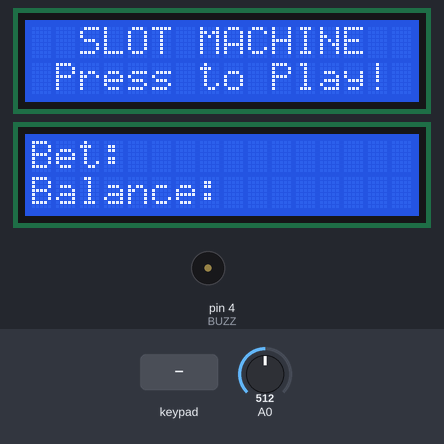
Bench run of a program on a simulated Arduino Uno, built with avr-gcc and run on an emulated ATmega328P. Shown: 2 × 16×2 character LCD, buzzer (waves = sounding). The inputs (shaded band) are chosen by the test bench; at power-on: A0 = 512. Random numbers use the default seed unless the program sets one.

Above: at 1.3 s.
1.4 s: key 'D' pressed
At 1.53 s:
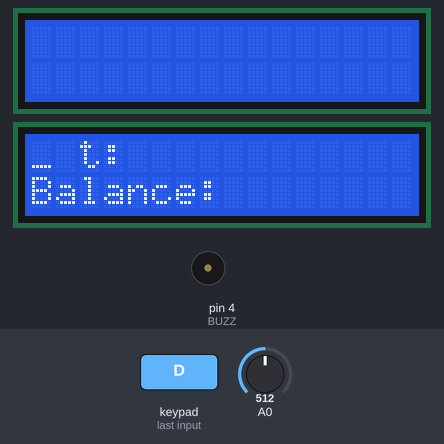
2.9 s: keypad keys 1 3 1 2 1 1 1 0 A pressed 0.4 s apart
At 4.75 s:
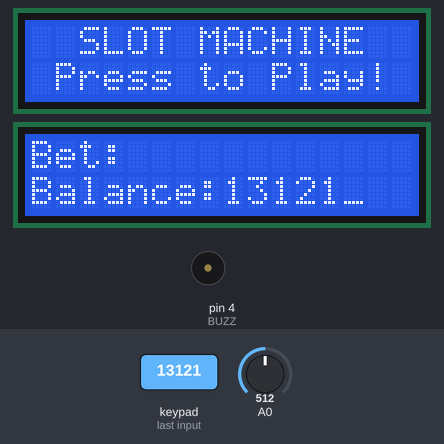
9.5 s: key '1' pressed
At 10.36 s:
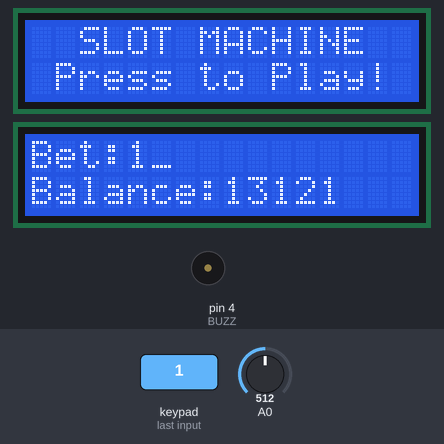
11.0 s: keypad keys 1 3 1 2 1 1 1 0 pressed 0.4 s apart
At 12.6 s:
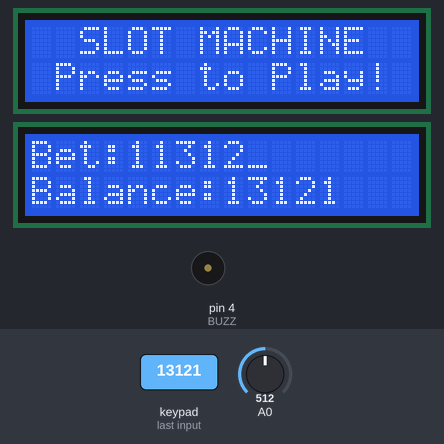
15.7 s: key 'C' pressed
17.2 s: keypad keys 1 3 1 2 1 1 1 0 * pressed 0.4 s apart
At 22.5 s:
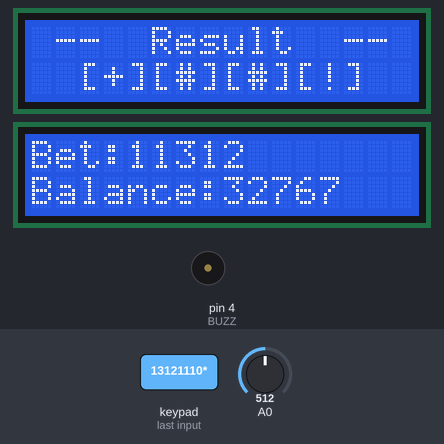
Timing chart, 0 to 23.3 s (numbered marks = the images above; inputs shaded):
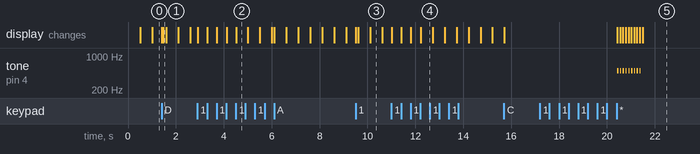

The program:

main.cpp
```cpp
#include <Arduino.h>
#include <Adafruit_LiquidCrystal.h>
#include <Keypad.h>

const int BUZZ = 4;

Adafruit_LiquidCrystal lcdRoulet(0);
Adafruit_LiquidCrystal lcdMoney(1);

const byte ROWS = 4;
const byte COLS = 4;

char keys[ROWS][COLS] = {
    {'1', '2', '3', 'A'},
    {'4', '5', '6', 'B'},
    {'7', '8', '9', 'C'},
    {'*', '0', '#', 'D'}};

byte rowPins[ROWS] = {13, 12, 11, 10};
byte colPins[COLS] = {9, 8, 7, 6};

Keypad keypad = Keypad(makeKeymap(keys), rowPins, colPins, ROWS, COLS);

bool gameOver = false;
int balance = 0;
int bet = 0;
char symbols[] = {'7', '$', '*', '#', '@', '!', '+'};
char r1, r2, r3, r4;

bool changeMode = true;
int cursorCol = 0;
int cursorRow = 0;

void setCursor(int col, int row)
{
  cursorCol = col;
  cursorRow = row;
  lcdMoney.setCursor(col, row);
}
void lcdPrint(String text)
{
  lcdMoney.print(text);
  cursorCol = cursorCol + text.length();
  if (cursorCol >= 16)
  {
    cursorCol = cursorCol - 16;
    cursorRow = cursorRow + 1;
  }
}
void showGameOver()
{
  gameOver = true;
  changeMode = false;
  setCursor(0, 0);
  lcdRoulet.clear();
  lcdRoulet.setCursor(0, 0);
  lcdRoulet.print("   GAME OVER!  ");
  lcdRoulet.setCursor(0, 1);
  lcdRoulet.print(" Press D Reset! ");
  lcdMoney.clear();
  lcdMoney.setCursor(0, 0);
  lcdMoney.print(" You are broke!");
  lcdMoney.setCursor(0, 1);
  lcdMoney.print(" Balance: $0.00 ");
}

void underlineFlick()
{
  static unsigned long lastFlick = 0;
  static bool underlineVisible = true;
  static bool lastChangeMode = false;
  static int lastCol = cursorCol;
  static int lastRow = cursorRow;

  if (lastCol != cursorCol || lastRow != cursorRow)
  {
    if (lastCol >= cursorCol)
    {
      lcdMoney.setCursor(lastCol, lastRow);
      lcdMoney.print(" ");
    }
    lastCol = cursorCol;
    lastRow = cursorRow;
    underlineVisible = true;
    lastFlick = 0;
  }

  if (changeMode && !lastChangeMode)
  {
    underlineVisible = true;
    lastFlick = 0;
  }
  lastChangeMode = changeMode;

  if (changeMode)
  {
    if (millis() - lastFlick >= 500)
    {
      lastFlick = millis();
      lcdMoney.setCursor(cursorCol, cursorRow);
      if (underlineVisible)
      {
        lcdMoney.print("_ ");
      }
      else
      {
        lcdMoney.print("  ");
      }
      lcdMoney.setCursor(cursorCol, cursorRow);
      underlineVisible = !underlineVisible;
    }
  }
  if (!changeMode)
  {
    lcdMoney.setCursor(cursorCol, cursorRow);
    lcdMoney.print(" ");
  }
}

void BalanceUpdate(int multiplier)
{
  long winnings = (long)bet * multiplier;
  long NewBalance = (long)balance + winnings;
  if (NewBalance <= 32767)
  {
    balance = NewBalance;
  }
  else
  {
    balance = 32767;
  }
  lcdMoney.setCursor(8, 1);
  lcdMoney.print("        ");
  lcdMoney.setCursor(8, 1);
  lcdMoney.print(balance);
  lcdMoney.setCursor(cursorCol, cursorRow);
}
void showWelcome()
{
  // Right lcd
  lcdRoulet.clear();
  lcdRoulet.setCursor(0, 0);
  lcdRoulet.print("  SLOT MACHINE  ");
  lcdRoulet.setCursor(0, 1);
  lcdRoulet.print(" Press to Play! ");
  // Left lcd
  lcdMoney.clear();
  setCursor(0, 0);
  lcdPrint("Bet:");
  setCursor(0, 1);
  lcdPrint("Balance:");
}
void resetGame()
{
  gameOver = false;
  balance = 0;
  bet = 0;
  changeMode = true;
  cursorCol = 0;
  cursorRow = 0;
  underlineFlick();
  setup();
}

void setup()
{
  // lcd
  lcdRoulet.begin(16, 2);
  lcdMoney.begin(16, 2);
  // piezo
  pinMode(BUZZ, OUTPUT);
  // Other
  randomSeed(analogRead(A0));
  showWelcome();
}
void spinReels()
{
  lcdRoulet.setCursor(0, 0);
  lcdRoulet.print(" -- Spinning -- ");
  for (int i = 0; i < 9; i++)
  {
    lcdRoulet.setCursor(0, 1);
    lcdRoulet.print("  [");
    r1 = symbols[random(0, 7)];
    lcdRoulet.print(r1);
    lcdRoulet.print("][");
    r2 = symbols[random(0, 7)];
    lcdRoulet.print(r2);
    lcdRoulet.print("][");
    r3 = symbols[random(0, 7)];
    lcdRoulet.print(r3);
    lcdRoulet.print("][");
    r4 = symbols[random(0, 7)];
    lcdRoulet.print(r4);
    lcdRoulet.print("]  ");
    tone(BUZZ, 500, 50);
    delay(100);
  }
  lcdRoulet.setCursor(0, 0);
  lcdRoulet.print(" --  Result  -- ");
}
void loop()
{
  char key = keypad.getKey();
  if (key)
  {
    if (gameOver)
    {
      if (key == 'D')
      {
        resetGame();
      }
      return;
    }
    switch (key)
    {
    case '*':
      if (!changeMode)
      {
        spinReels();
        if (r1 == r2 || r2 == r3 || r3 == r4)
        {
          if ((r1 == r2 && r2 == r3) || (r2 == r3 && r2 == r4))
          {
            if (r1 == r2 && r2 == r3 && r3 == r4)
            {
              for (int i = 0; i < 3; i++)
              {
                tone(BUZZ, 2000, 100);
              }
              BalanceUpdate(10);
            }
            else
            {
              tone(BUZZ, 1500, 100);
              BalanceUpdate(5);
            }
          }
          else
          {
            BalanceUpdate(2);
          }
        }
        else
        {
          balance -= bet;
          lcdMoney.setCursor(8, 1);
          lcdMoney.print("        ");
          lcdMoney.setCursor(8, 1);
          lcdMoney.print(balance);
          if (bet > balance)
          {
            bet = balance;
            lcdMoney.setCursor(4, 0);
            lcdMoney.print("          ");
            lcdMoney.setCursor(4, 0);
            lcdMoney.print(bet);
          }
          if (balance <= 0)
          {
            showGameOver();
          }
          lcdMoney.setCursor(cursorCol, cursorRow);
        }
      }
      break;
    case 'A':
      if (changeMode)
      {
        setCursor(4, 0);
        lcdPrint(String(bet));
      }
      break;
    case 'B':
      if (balance > 0)
      {
        bet = balance;
        setCursor(4, 0);
        lcdPrint((String)bet);
      }
      break;
    case 'C':
      changeMode = !changeMode;
      break;
    case 'D':
      resetGame();
      break;
    case '#':
      if (changeMode)
      {
        if (cursorRow == 0)
        {
          setCursor(4, cursorRow);
          bet = bet / 10;
          lcdPrint(String(bet));
        }
        else if (cursorRow == 1)
        {
          setCursor(8, cursorRow);
          balance = balance / 10;
          lcdPrint(String(balance));
        }
      }
      break;
    default:
      if (key >= '0' && key <= '9' && changeMode)
      {
        int digit = key - '0';
        if (cursorRow == 0)
        {
          setCursor(4, cursorRow);
          long NewBet = (long)bet * 10 + digit;
          if (NewBet <= 32767 && NewBet <= balance)
          {
            bet = NewBet;
          }
          lcdPrint(String(bet));
        }
        else if (cursorRow == 1)
        {
          setCursor(8, cursorRow);
          long NewBalance = (long)balance * 10 + digit;
          if (NewBalance <= 32767)
          {
            balance = NewBalance;
          }
          lcdPrint(String(balance));
        }
      }
      break;
    }
  }
  if (!gameOver)
  {
    underlineFlick();
  }
}
```

Measured:
- after the input at 17.2 s, tone on pin 4 (BUZZ): alternates 500 Hz for 0.05 s and silent for 0.07 s, 18 changes in all, then stays silent, starting after 3.2 s; the display: first changes after 3.2 s (image 5 shows a later state)
